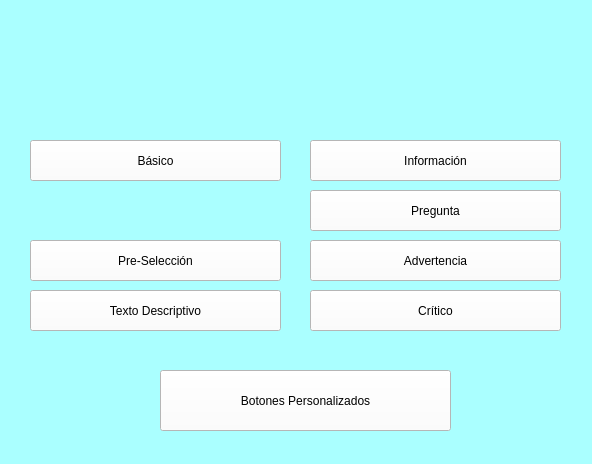
<?xml version="1.0" encoding="UTF-8"?>
<ui version="4.0">
 <class>MainWindow</class>
 <widget class="QMainWindow" name="MainWindow">
  <property name="geometry">
   <rect>
    <x>0</x>
    <y>0</y>
    <width>592</width>
    <height>464</height>
   </rect>
  </property>
  <property name="windowTitle">
   <string>MainWindow</string>
  </property>
  <property name="styleSheet">
   <string notr="true">background-color: rgb(170, 255, 255);</string>
  </property>
  <widget class="QWidget" name="centralwidget">
   <widget class="QPushButton" name="btn_basico">
    <property name="geometry">
     <rect>
      <x>30</x>
      <y>140</y>
      <width>251</width>
      <height>41</height>
     </rect>
    </property>
    <property name="styleSheet">
     <string notr="true">font: 16pt 16pt &quot;MS Shell Dlg 2&quot;;
background-color: rgb(255, 255, 255);</string>
    </property>
    <property name="text">
     <string>Básico</string>
    </property>
   </widget>
   <widget class="QPushButton" name="btn_op_defecto">
    <property name="geometry">
     <rect>
      <x>30</x>
      <y>240</y>
      <width>251</width>
      <height>41</height>
     </rect>
    </property>
    <property name="styleSheet">
     <string notr="true">font: 16pt 16pt &quot;MS Shell Dlg 2&quot;;
background-color: rgb(255, 255, 255);</string>
    </property>
    <property name="text">
     <string>Pre-Selección</string>
    </property>
   </widget>
   <widget class="QPushButton" name="btn_texto_detallado">
    <property name="geometry">
     <rect>
      <x>30</x>
      <y>290</y>
      <width>251</width>
      <height>41</height>
     </rect>
    </property>
    <property name="styleSheet">
     <string notr="true">font: 16pt 16pt &quot;MS Shell Dlg 2&quot;;
background-color: rgb(255, 255, 255);</string>
    </property>
    <property name="text">
     <string>Texto Descriptivo</string>
    </property>
   </widget>
   <widget class="QPushButton" name="btn_informacion">
    <property name="geometry">
     <rect>
      <x>310</x>
      <y>140</y>
      <width>251</width>
      <height>41</height>
     </rect>
    </property>
    <property name="styleSheet">
     <string notr="true">font: 16pt 16pt &quot;MS Shell Dlg 2&quot;;
background-color: rgb(255, 255, 255);</string>
    </property>
    <property name="text">
     <string>Información</string>
    </property>
   </widget>
   <widget class="QPushButton" name="btn_pregunta">
    <property name="geometry">
     <rect>
      <x>310</x>
      <y>190</y>
      <width>251</width>
      <height>41</height>
     </rect>
    </property>
    <property name="styleSheet">
     <string notr="true">font: 16pt 16pt &quot;MS Shell Dlg 2&quot;;
background-color: rgb(255, 255, 255);</string>
    </property>
    <property name="text">
     <string>Pregunta</string>
    </property>
   </widget>
   <widget class="QPushButton" name="btn_advertencia">
    <property name="geometry">
     <rect>
      <x>310</x>
      <y>240</y>
      <width>251</width>
      <height>41</height>
     </rect>
    </property>
    <property name="styleSheet">
     <string notr="true">font: 16pt 16pt &quot;MS Shell Dlg 2&quot;;
background-color: rgb(255, 255, 255);</string>
    </property>
    <property name="text">
     <string>Advertencia</string>
    </property>
   </widget>
   <widget class="QPushButton" name="btn_critico">
    <property name="geometry">
     <rect>
      <x>310</x>
      <y>290</y>
      <width>251</width>
      <height>41</height>
     </rect>
    </property>
    <property name="styleSheet">
     <string notr="true">font: 16pt 16pt &quot;MS Shell Dlg 2&quot;;
background-color: rgb(255, 255, 255);</string>
    </property>
    <property name="text">
     <string>Crítico</string>
    </property>
   </widget>
   <widget class="QPushButton" name="btn_botones_personalizados">
    <property name="geometry">
     <rect>
      <x>160</x>
      <y>370</y>
      <width>291</width>
      <height>61</height>
     </rect>
    </property>
    <property name="styleSheet">
     <string notr="true">font: 16pt 16pt &quot;MS Shell Dlg 2&quot;;
background-color: rgb(255, 255, 255);</string>
    </property>
    <property name="text">
     <string>Botones Personalizados</string>
    </property>
   </widget>
   <widget class="QLabel" name="label_6">
    <property name="geometry">
     <rect>
      <x>110</x>
      <y>0</y>
      <width>351</width>
      <height>81</height>
     </rect>
    </property>
    <property name="text">
     <string/>
    </property>
    <property name="pixmap">
     <pixmap resource="../../PIP_UNIDAD_2_2021_3/recursos_proyecto.qrc">:/UAT_FIANS/Imagenes/FIANS.png</pixmap>
    </property>
    <property name="scaledContents">
     <bool>true</bool>
    </property>
   </widget>
   <widget class="QLabel" name="label_4">
    <property name="geometry">
     <rect>
      <x>0</x>
      <y>0</y>
      <width>111</width>
      <height>121</height>
     </rect>
    </property>
    <property name="text">
     <string/>
    </property>
    <property name="pixmap">
     <pixmap resource="../../PIP_UNIDAD_2_2021_3/recursos_proyecto.qrc">:/NUMEROS/Imagenes/Boca_Juniors_logo18.svg.png</pixmap>
    </property>
    <property name="scaledContents">
     <bool>true</bool>
    </property>
   </widget>
   <widget class="QLabel" name="label_5">
    <property name="geometry">
     <rect>
      <x>470</x>
      <y>0</y>
      <width>121</width>
      <height>131</height>
     </rect>
    </property>
    <property name="text">
     <string/>
    </property>
    <property name="pixmap">
     <pixmap resource="../../PIP_UNIDAD_2_2021_3/recursos_proyecto.qrc">:/LOGO/Imagenes/HD-wallpaper-bob-esponja-mafioso-bob-esponja-gangster-mafioso-meme.jpg</pixmap>
    </property>
    <property name="scaledContents">
     <bool>true</bool>
    </property>
   </widget>
  </widget>
  <widget class="QStatusBar" name="statusbar"/>
 </widget>
 <resources>
  <include location="../../PIP_UNIDAD_2_2021_3/recursos_proyecto.qrc"/>
 </resources>
 <connections/>
</ui>
